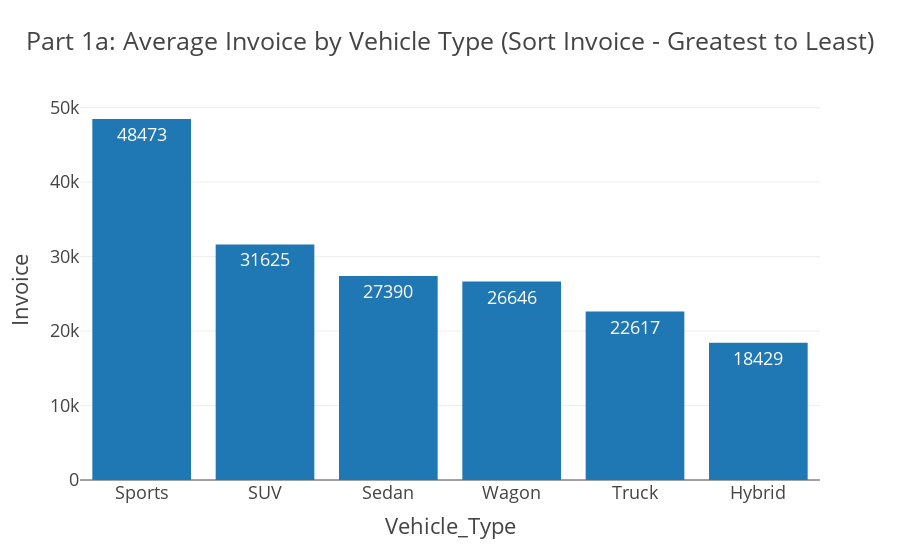

Notebook code cell kept with this figure:
### Code cell
measures_to_group = ['MPG_City', 'MPG_Hwy', 'MSRP', 'Invoice']
df_grouped_p5 = df.groupby('Vehicle_Type', as_index=True)[measures_to_group].mean().reset_index()
df_grouped_p5.sort_values(by='Invoice', ascending=False, inplace=True)
print("Part 1: Average Invoice by Vehicle Type (Sort Invoice - Greatest to Least)")
print(df_grouped_p5.shape)
df_grouped_p5

fig1 = px.bar(df_grouped_p5, x='Vehicle_Type', y='Invoice', title='Part 1a: Average Invoice by Vehicle Type (Sort Invoice - Greatest to Least)', template='presentation', text='Invoice')
fig1.update_traces(texttemplate='%{text:.0f}')
fig1.show()

### Figure 1 — Plotly figure (JSON) as saved in the notebook; plotly's stock layout.template omitted (floating-point values rounded to 4 significant figures)
{"data": [{"hovertemplate": "Vehicle_Type=%{x}<br>Invoice=%{text}<extra></extra>", "legendgroup": "", "marker": {"color": "#1F77B4", "pattern": {"shape": ""}}, "name": "", "orientation": "v", "showlegend": false, "text": [48470.0, 31630.0, 27390.0, 26650.0, 22620.0, 18430.0], "textposition": "auto", "texttemplate": "%{text:.0f}", "type": "bar", "x": ["Sports", "SUV", "Sedan", "Wagon", "Truck", "Hybrid"], "xaxis": "x", "y": [48470.0, 31630.0, 27390.0, 26650.0, 22620.0, 18430.0], "yaxis": "y"}], "layout": {"barmode": "relative", "legend": {"tracegroupgap": 0}, "title": {"text": "Part 1a: Average Invoice by Vehicle Type (Sort Invoice - Greatest to Least)"}, "xaxis": {"anchor": "y", "domain": [0, 1], "title": {"text": "Vehicle_Type"}}, "yaxis": {"anchor": "x", "domain": [0, 1], "title": {"text": "Invoice"}}}}
